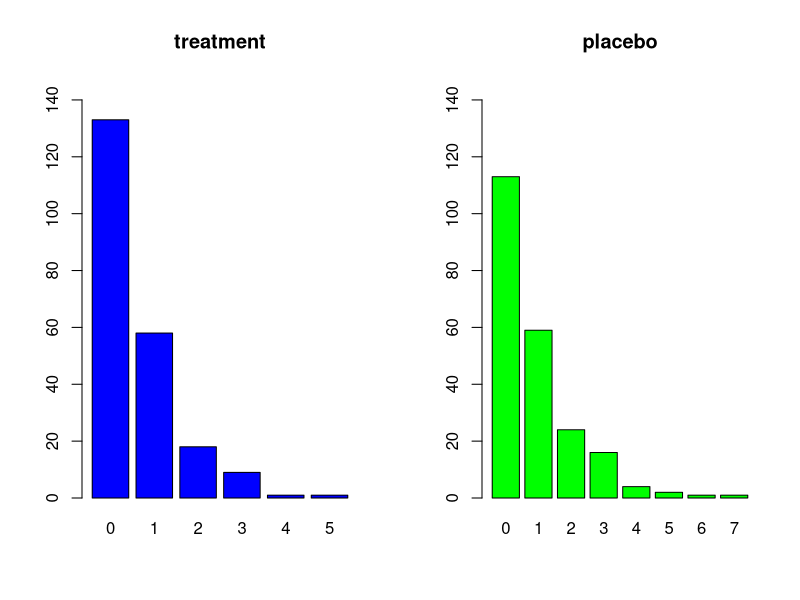

Here is the R script that generated this plot:
#~~~~~~~~~~~~~~~~~~~~~~~~~~~~~~~~~~~~~~~~~~~~~~~~~~~~~~~~~~~~~~~~~~~
# simulate a single negative binomial RCT.
# accounting for trt discontinuation 
# enter one arm n, k, placebo rate, trt effect, drop off trt rates and follow up time
#~~~~~~~~~~~~~~~~~~~~~~~~~~~~~~~~~~~~~~~~~~~~~~~~~~~~~~~~~~~~~~~~~~~
  rm(list=ls())
  set.seed(345)
  library(MASS)    
 
  n=220               # in each arm
  mu0=1; mu1=.65;     # placebo rate and rate in treated respectively
  drop1=.1; drop2=.1; # allow dropouts
  fup=1; k=.8         # follow up time and k
  
  # just so there is no error if drop out or k=0
  
  if (drop1==0) {drop1=0.0001}
  if (drop2==0) {drop2=0.0001}
  if (k==0) {k=0.0001} 
  
  dose <- c(rep("placebo",n),rep("trt",n)) # 50:50 split of patients
  
  mu   <- c(rep(mu0,n), rep(mu1,n))        # rates in two arms
  
  drop <- c(rep(drop1,n), rep(drop2,n))    # tr discontinuation rates
  
  f <- - rexp(2*n) / log(1-drop/fup)       # generate drop outs and scale time according to follow up!
  
  indiv.time <- ifelse(f > fup, fup, f)    # curtail at follow up time 
  
  #~~~~~~~~~~~~~~~~~~~~~~~~~~~~~~~~~~~~~~~~~~~~~~~~~~~~~
  # this parameterization see MASS::rngebin code
  theta <- 1/k
  y <- rpois(2*n, (indiv.time* mu *        rgamma(2*n, theta))/theta) +
       rpois(2*n, ((fup-indiv.time)* mu0 * rgamma(2*n, theta))/theta)
  
  # assume no one is lost to the study but can discontinue treatment
  logtime  <- rep(log(fup), n*2)          # make sure follow up here !
  
  #~~~~~~~~~~~~~~~~~~~~~~~~~~~~~~~~~~~~~~~~~~~~~~~~~~~~~~~~~~~~
  # analyse with neg. binomial model
  mod <- glm.nb(y~dose+offset((logtime)))
  #~~~~~~~~~~~~~~~~~~~~~~~~~~~~~~~~~~~~~~~~~~~~~~~~~~~~~~~~~~~~
  # post modelling
  x <- summary(mod)
  x   # look at theta , this is 1/k!!
  exp(x$coefficients["dosetrt","Estimate"])   # trt effect
  
 
  t1 <- y[dose=="trt"]
  t0 <- y[!dose=="trt"]
  z <- max(max(table(t0), max(table(t1))))*1.1  # y axis max shared
  
   # plot counts
  par(mfrow=c(1,2))
  barplot(table(t1), main="treatment" ,  ylim=c(0, z), col="blue")
  barplot(table(t0), main="placebo",  ylim=c(0, z), col="green")
  par(mfrow=c(1,1))
  
  #summary(t1); var(t1) 
  #summary(t0); var(t0)
  
  mean(t1)/mean(t0)   # treatment effect
  
  #(var(y)-mean(y))/ mean(y)^2  # estimate of k see slide 22
  #~~~~~~~~~~~~~~~~~~~~~~~~~~~~~~~~~~~~~~~~~~~~~~~~~~~~~~
  